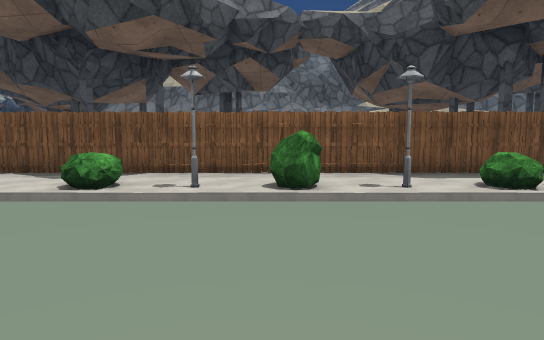
View 1 (above)

24 first-person views from a walk through a scene from a Unity 3-D project. The camera is 1.5 m above the floor, tilts 6° down and sees 70° across. The floor is counted in squares, 2 m on a side. Each view is taken from the middle of a square. On the plan, view 1 faces up. The plan holds only what a view shows up to about 12 squares ahead; the rest is blank. The place goes on beyond the plan. The player is left out. Some surface patterns are stand-ins.

View 2
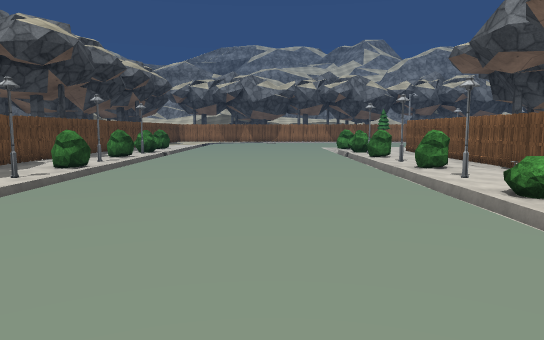

View 3
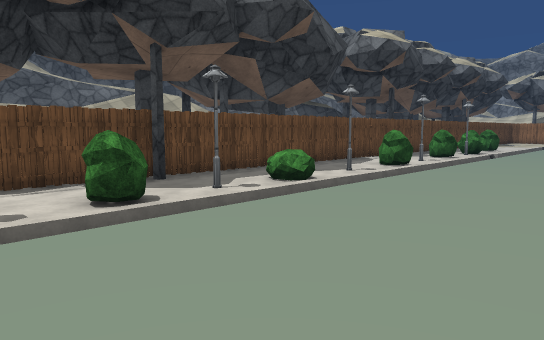

View 4
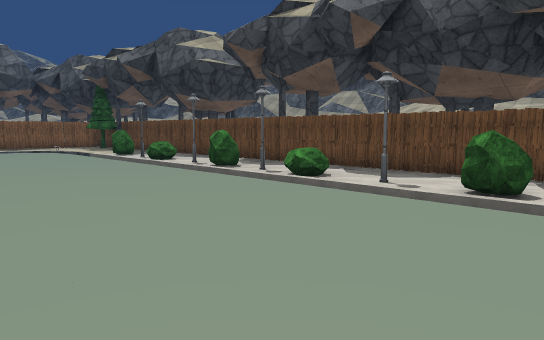

View 5
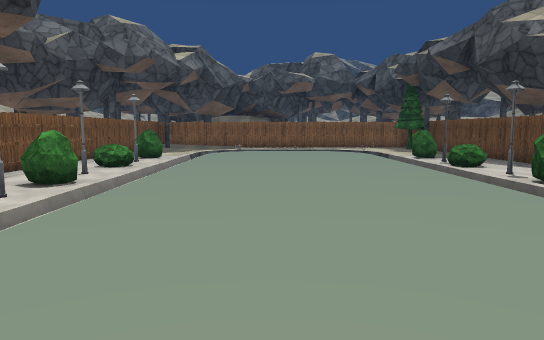

View 6
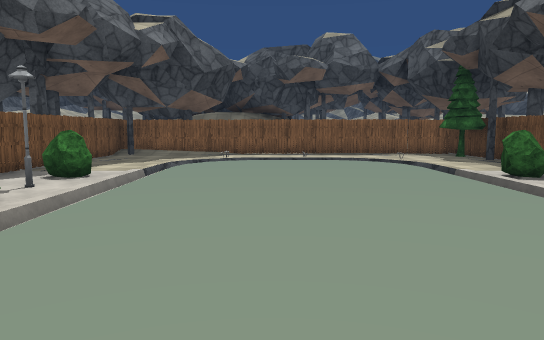

View 7
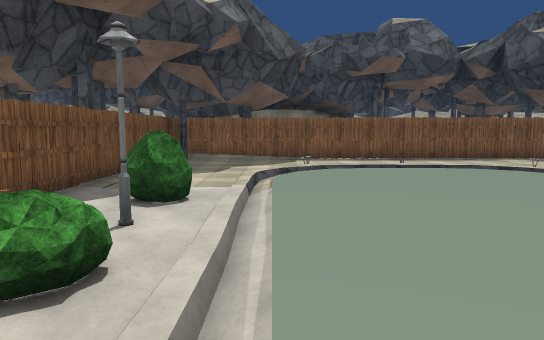

View 8
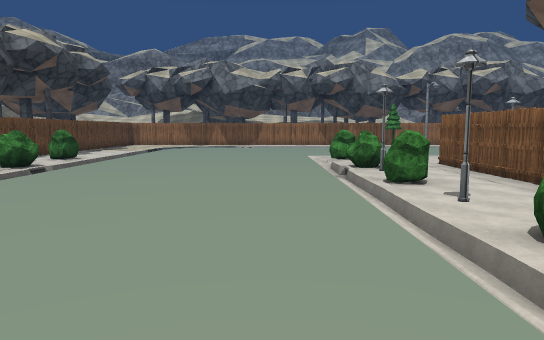

View 9
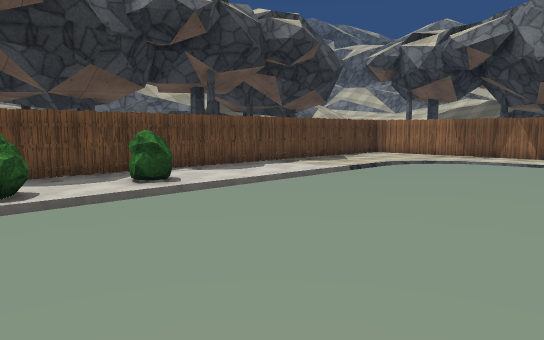

View 10
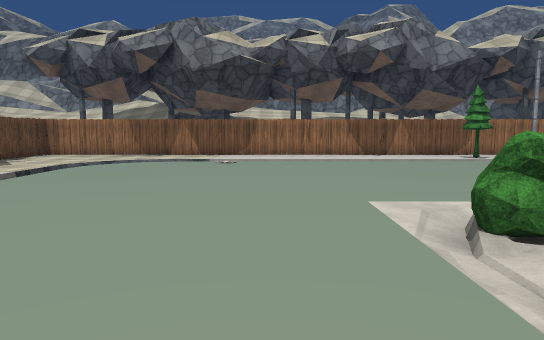

View 11
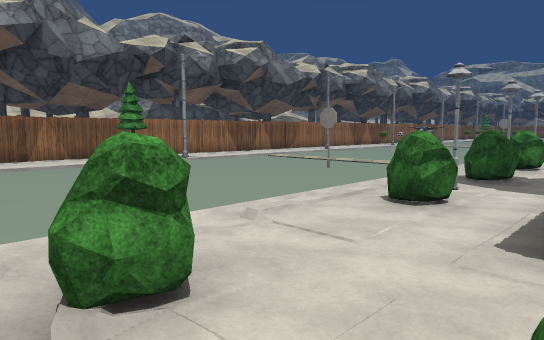

View 12
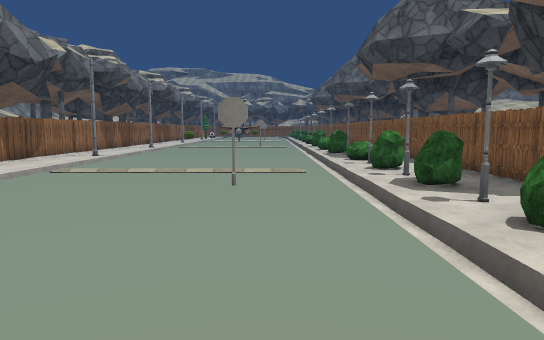

View 13
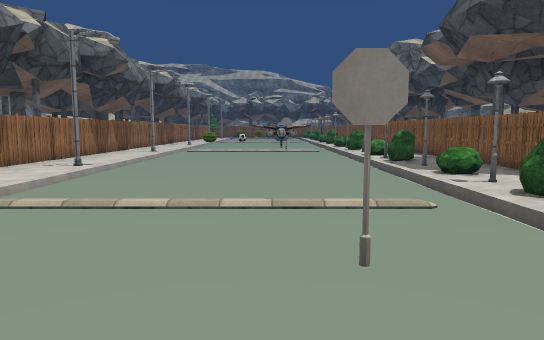

View 14
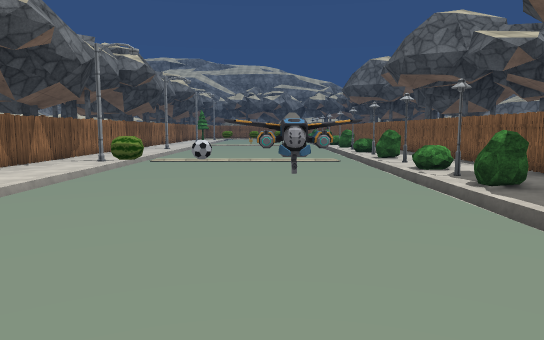

View 15
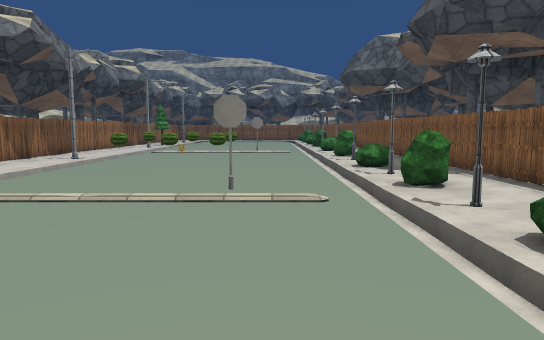

View 16
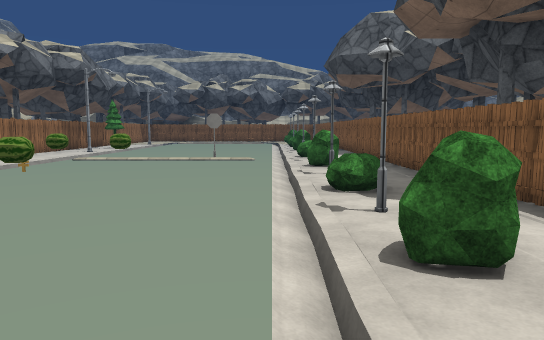

View 17
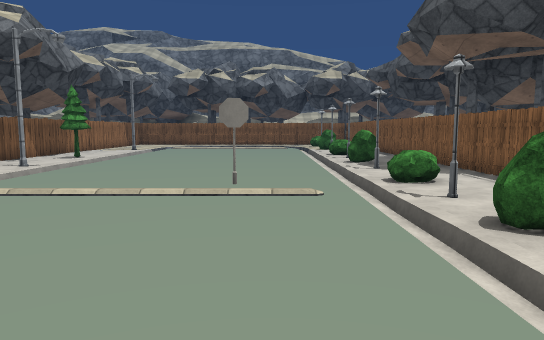

View 18
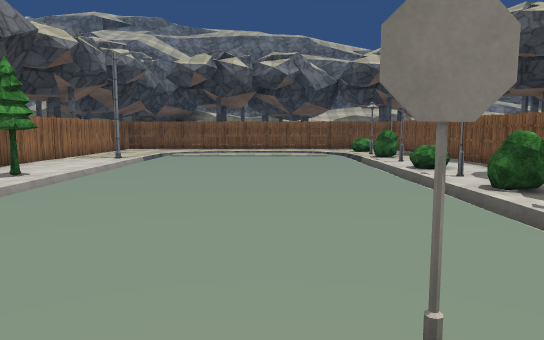

View 19
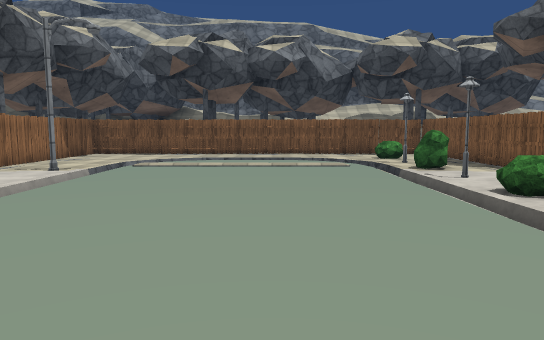

View 20
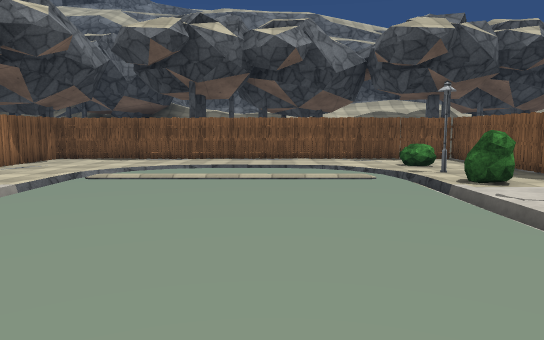

View 21
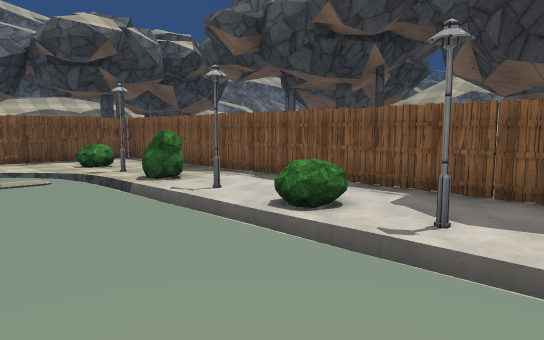

View 22
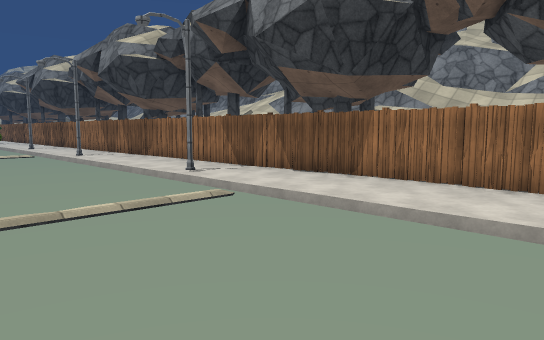

View 23
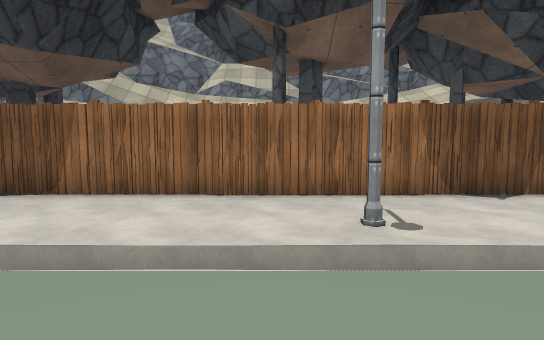

View 24
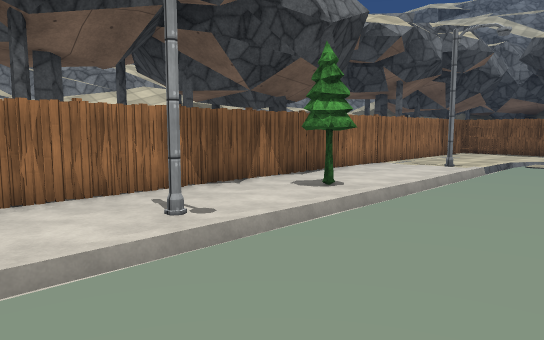

### Floor plan
Key: @ floor where view 1 was taken; # wall or solid block; x gap in a wall; . main floor; - floor 0.25 m lower than the main floor; / step, stairs or slope; = window, fence, low wall or low ledge; F fence; B bush; S streetlight; T pine tree; A ball; O other object.
Columns run from 22 left of view 1 to 17 right of it. Each row starts with its distance up from view 1.
 44  FFFFFFFFFFF
 43  ..........F
 42  F.......B.F
 41  F....../S.F
 40  ..//////B.F
 39  FS/..../B.F
 38 F  /..../S F
 37 F  ...../B F
 36  F ...../B F
 35 O.T...../S F
 34 OF....../B F
 33  FS...../  F
 32 #F ...../S F
 31  F ...../B F
 30    ....#/B F
 29 #O ...../S F
 28  F ...../B F
 27  OS...../S F
 26  F ...../  F
 25    ...O./B F
 24  O ..=../S F
 23  F ..OO./  F
 22  O /..../B F
 21   S//////S F
 20    /..../B
 19    ...../B F
 18  F ...../S F
 17  O ...../B F
 16  FS...../S F
 15    ..AO./B F
 14    ...../S F
 13    ...../S
 12    //////B F
 11 #F /..../S F
 10   S/...#/B F
  9  O./..../S
  8  FT/..../B
  7  F /..../     FFFFFFFFFFF FF FFF FFFFFF
  6  O ...../..      O               ....#F
  5    ......B. SBBSBBSBBSBBSBSBB BSB./...F
  4 #F .......//////////////////////////..F
  3  F .................................O.F
  2 #F ...................................F
  1 #F./.................................OF
  0  ../..................@...............F
 -1  F..-...////////////////////////////O.F
 -2  F....   B BOBBSBBS BSB SBSB SBSB.....F
 -3 #F....               x            ..TTF
 -4 FFFFFFFFFFFFFFFFFFFFFFFFFFFFFFFFFFF#FFOO

Positions as (right, up) in squares from view 1, and headings:
1: (0, 0), facing up
2: (2, 2), facing left
3: (2, 2), facing down-left
4: (-1, 3), facing down-right
5: (0, 2), facing right
6: (4, 2), facing right
7: (6, 4), facing right
8: (-3, 3), facing left
9: (-10, 3), facing down-left
10: (-10, 3), facing left
11: (-11, 4), facing up-left
12: (-15, 5), facing up
13: (-16, 8), facing up
14: (-16, 12), facing up
15: (-15, 17), facing up
16: (-14, 20), facing up
17: (-15, 25), facing up
18: (-16, 29), facing up
19: (-16, 32), facing up
20: (-16, 34), facing up
21: (-16, 34), facing up-right
22: (-16, 33), facing down-left
23: (-17, 32), facing left
24: (-17, 31), facing up-left
